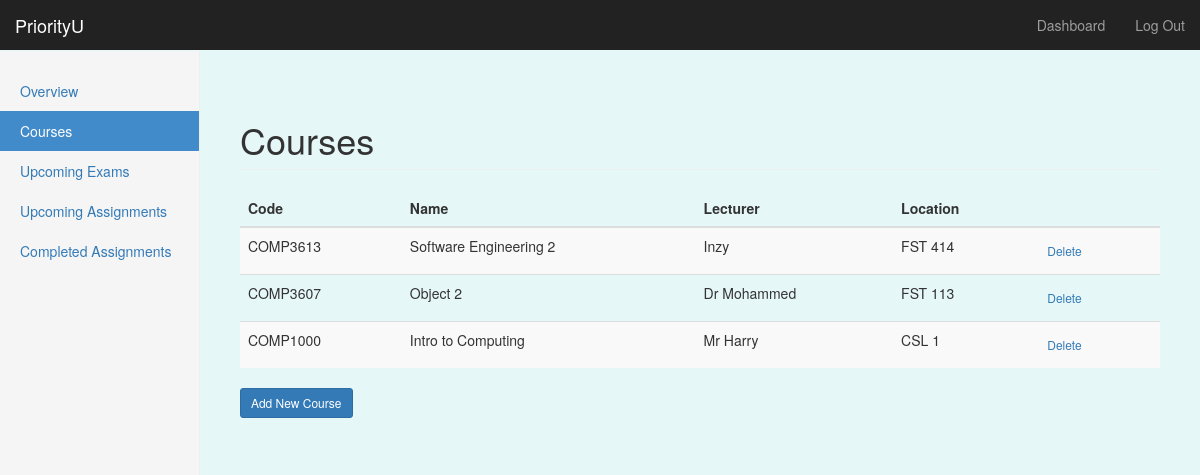
Page /dashboard/courses (signed in) on the committed database.
### priorityU/models/models.py (models this page shows, shortened)
class Courses(db.Model):
    __tablename__ = 'courses'
    c_id = db.Column(db.Integer, primary_key=True)
    course_code = db.Column(db.String, nullable=False)
    course_name = db.Column(db.String, nullable=False)
    lecturer = db.Column(db.String, nullable=False)
    location = db.Column(db.String, nullable=False)
    user_id = db.Column(db.Integer, db.ForeignKey('users.id'))

### priorityU/routes.py (the view)
@app.route('/dashboard/courses')
@login_required
def courses():
    user_courses = Courses.query.filter_by(user_id=current_user.get_id()).order_by(Courses.course_code.desc()).all()
    return render_template('courses.html', name=current_user.username, courses=user_courses,add_state=False,edit_state=False, form=None)

### priorityU/routes.py (called while the page is built)
@login_manager.user_loader
def load_user(user_id):
    return User.query.get(int(user_id))

### priorityU/templates/courses.html (shortened to what this page needs)
{% extends "bootstrap/base.html" %}
{% import "bootstrap/wtf.html" as wtf %}
{% block styles %}
{{super()}}
<link rel="stylesheet" href="{{url_for('.static', filename='style.css')}}">
{% endblock %}
{% block content %}
    <nav class="navbar navbar-inverse navbar-fixed-top">
      <div class="container-fluid">
        <div class="navbar-header">
          <a class="navbar-brand" href="#">PriorityU</a>
        </div>
        <div id="navbar" class="navbar-collapse collapse">
          <ul class="nav navbar-nav navbar-right">
            <li><a href="#">Dashboard</a></li>
            <li><a href="{{ url_for('logout') }}">Log Out</a></li>
          </ul>
        </div>
      </div>
    </nav>
    <div class="container-fluid">
      <div class="row">
        <div class="col-sm-3 col-md-2 sidebar">
          <ul class="nav nav-sidebar">
              <li {% if request.endpoint == 'dashboard' %} class="active" {% endif %}> <a href="{{url_for('dashboard')}}">Overview</a></li>
              <li {% if request.endpoint == 'courses' %} class="active" {% endif %}><a href="{{url_for('courses')}}" id="tab2-id">Courses</a></li>
              <li {% if request.endpoint == 'exams' %} class="active" {% endif %}><a href="{{url_for('exams')}}">Upcoming Exams</a></li>
              <li {% if request.endpoint == 'assignments' %} class="active" {% endif %}><a href="{{url_for('assignments')}}">Upcoming Assignments</a></li>
              <li {% if request.endpoint == 'completed' %} class="active" {% endif %} ><a href="{{url_for('completed')}}">Completed Assignments</a></li>
          </ul>
        </div>
       {% if add_state and form %}
       <div class="col-sm-4 col-md-offset-2 main">
         <form class="form-signin" method="POST">
            <h2 class="form-signin-heading">Add Course</h2>
            {{ form.hidden_tag() }}
            {{ wtf.form_field(form.code) }}
            {{ wtf.form_field(form.title) }}
            {{ wtf.form_field(form.lecturer) }}
            {{ wtf.form_field(form.location) }}
            <button class="btn btn-sm btn-primary" type="submit">Create</button>
            <a href="{{ url_for('courses') }}">Cancel</a>
         </form>
       <div class="col-sm-4 col-md-offset-2 main">
       {% else %}
       <div class="col-sm-9 col-sm-offset-3 col-md-10 col-md-offset-2 main">
          <h1 class="page-header">Courses</h1>
          <table class="table table-striped table-hover">
            <thead class="thead-dark">
                <tr>
                    <th>Code</th><th>Name</th><th>Lecturer</th><th>Location</th><th></th>
                </tr>
            </thead>
            <tbody>
                {% for c in courses %}
                <tr>
                    <td>{{c.course_code}}</td>
                    <td>{{c.course_name}}</td>
                    <td>{{c.lecturer}}</td>
                    <td>{{c.location}}</td>
                    <td>
                      <a href='/dashboard/courses/{{c.c_id}}' class="btn btn-secondary btn-sm">Delete</a>
                    </td>
                </tr>
                {% endfor %}
            </tbody>
          </table>
       <h4><a href="{{ url_for('addCourse') }}" class="btn btn-primary btn-sm">Add New Course</a></h4>
      </div>
      {% endif %}
      </div>
    </div>
{% endblock %}

### priorityU/static/style.css (style rules this page uses)
body { padding-top: 50px; }
.navbar-fixed-top { border: 0; }
.sidebar { display: none; }
@media (min-width: 768px) { .sidebar { position: fixed; top: 51px; bottom: 0; left: 0; z-index: 1000; display: block; padding: 20px; overflow-x: hidden; overflow-y: auto; background-color: #f5f5f5; border-right: 1px solid #eee; } }
.nav-sidebar { margin-right: -21px; margin-bottom: 20px; margin-left: -20px; }
.nav-sidebar > li > a { padding-right: 20px; padding-left: 20px; }
.nav-sidebar > .active > a, .nav-sidebar > .active > a:hover, .nav-sidebar > .active > a:focus { color: #fff; background-color: #428bca; }
.main { padding: 20px; }
@media (min-width: 768px) { .main { padding-right: 40px; padding-left: 40px; } }
.main .page-header { margin-top: 0; }
body { padding-top: 100px; padding-bottom: 40px; background-color: #e6f7f8; }

### rows in the picture
Courses: course_code "COMP3613", course_name "Software Engineering 2", lecturer "Inzy", location "FST 414"
Courses: course_code "COMP3607", course_name "Object 2", lecturer "Dr Mohammed", location "FST 113"
Courses: course_code "COMP1000", course_name "Intro to Computing", lecturer "Mr Harry", location "CSL 1"
